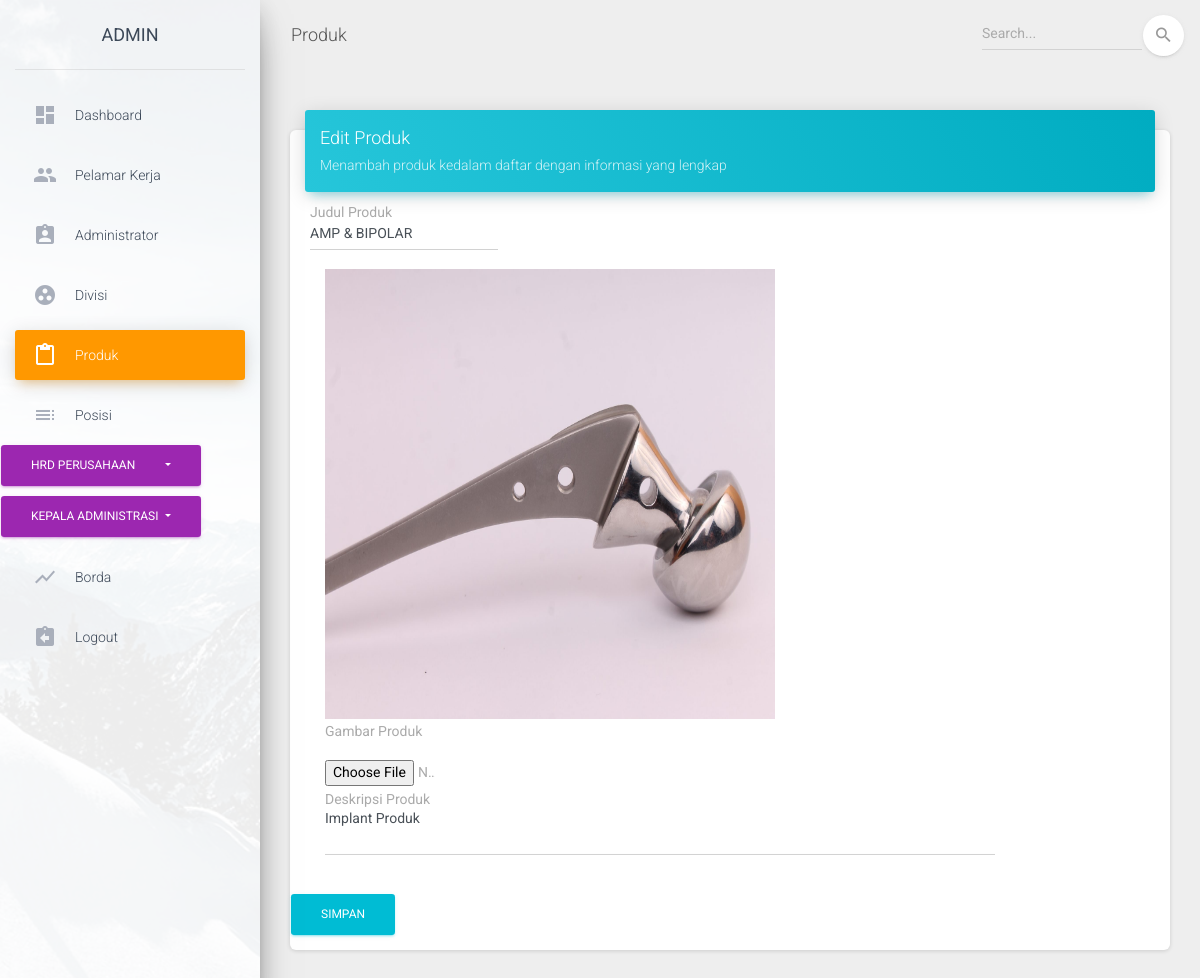
Page /index.php/Admin/Portofolio/update/1 on the committed database.
### tables this page shows
CREATE TABLE `portofolio` (
  `id` int(11) NOT NULL,
  `judul` varchar(50) NOT NULL,
  `gambar` varchar(100) NOT NULL,
  `deskripsi` text NOT NULL
);

### application/controllers/Admin/Portofolio.php (called while the page is built, shortened)
<?php
class Portofolio extends CI_Controller {
	public function __construct()
	{
		$this->load->library('form_validation');
	}
		public function update($id)
		{
			$this->form_validation->set_error_delimiters('<p class="text-danger">','</p');
			$this->form_validation->set_rules('judul','judul',"required|trim");
			$this->form_validation->set_rules('deskripsi','deskripsi',"required|trim");
			if ($this->form_validation->run() == FALSE)
			{
				$data['portofolio_magang'] = $this->db->where('id',$id)->get('portofolio')->row(0);
				$this->load->view('admin/portofolio/template/header');
				$this->load->view('admin/portofolio/update',$data);
				$this->load->view('admin/portofolio/template/footer');
		}
	}
}

### index.php (called while the page is built, shortened)
<?php
require_once BASEPATH.'core/CodeIgniter.php';

### application/views/admin/portofolio/update.php (the view, shortened to what this page needs)
<div class="content">
  <div class="container-fluid">
    <div class="row">
      <div class="col-md-12">
        <div class="card">
          <div class="card-header card-header-info">
            <h4 class="card-title ">Edit Produk</h4>
            <p class="card-category"> Menambah produk kedalam daftar dengan informasi yang lengkap</p>
          </div>
          <div class="card-body">
            <form action="<?php base_url('index.php/Admin/Portofolio/update')?>" method="post" enctype="multipart/form-data">
              <div class="row">
                <div class="col-sm-3">
                  <div class="form-group">
                    <label for="judul">Judul Produk</label>
                    <input type="text" class="form-control" name="judul" value="<?php echo $portofolio_magang->judul ?>">
                  </div>
                </div>
              </div>
              <div class="col-sm-2">
                  <div class="form-group">
                    <img src="<?php echo base_url('./assets/uploads/portofolio/'.$portofolio_magang->gambar.'');?>" height="450px" width="450px">
                    <label for="gambar">Gambar Produk</label>
                  </div>
                  <label class="file">
                    <input type="file" class="form-control-file" name="gambar">
                  </label>
                </div>
                <div class="col-sm-10">
                  <div class="form-group">
                    <label for="deskripsi">Deskripsi Produk</label>
                    <textarea class="form-control" name="deskripsi"><?php echo $portofolio_magang->deskripsi ?></textarea>
                  </div>
                </div>
              </div>
              <div class="form-group">
                <input class="btn btn-info" type="submit" value="Simpan" >
              </div>
          </div>
        </div>
      </div>
    </div>
  </div>
</div>

### rows in the picture
portofolio: judul "AMP & BIPOLAR", gambar (picture), deskripsi "Implant Produk"
